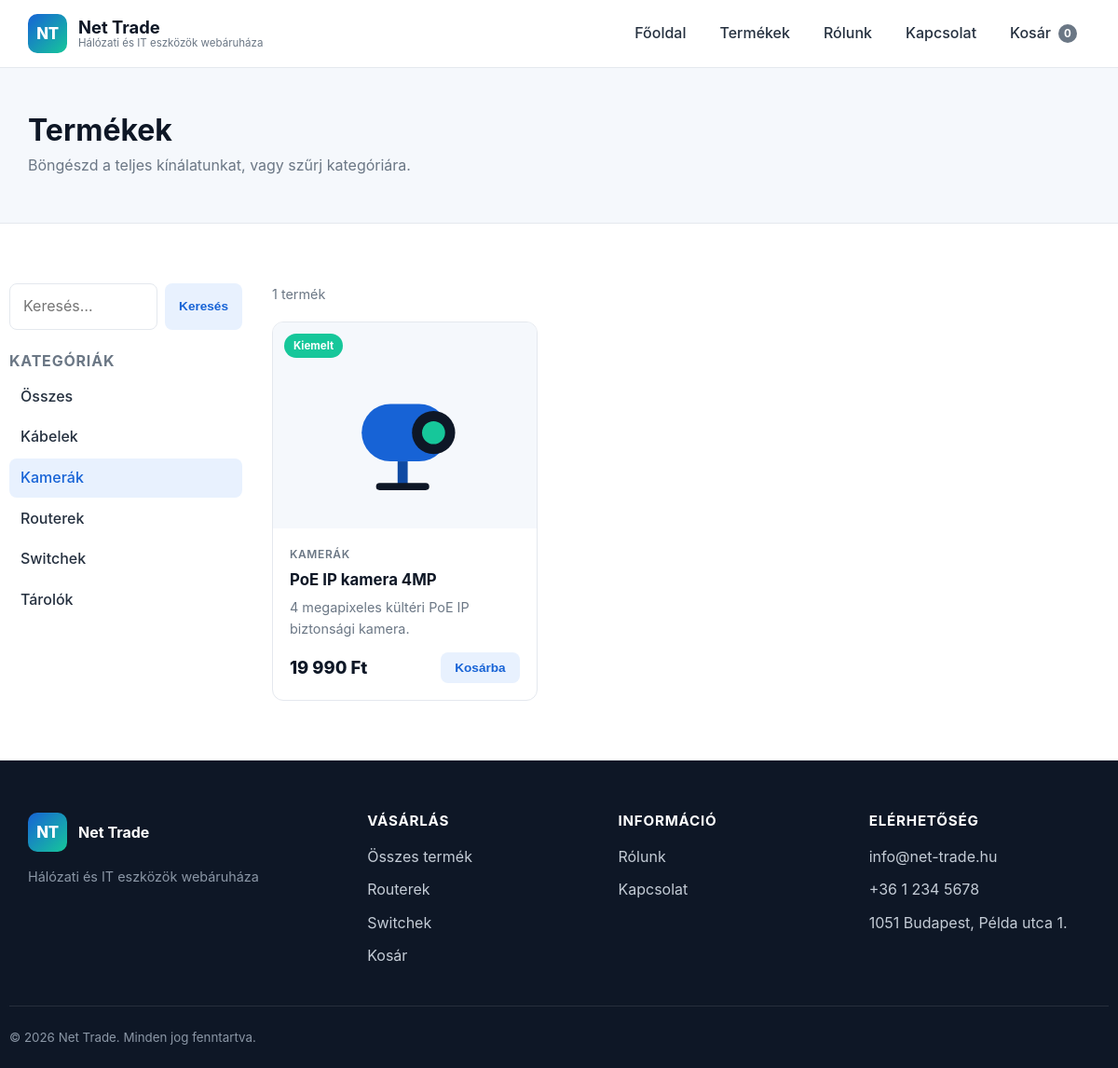
Page /termekek?kategoria=kamerak on the committed database.
### tables this page shows
CREATE TABLE IF NOT EXISTS categories (
    id    INT AUTO_INCREMENT PRIMARY KEY,
    slug  VARCHAR(80) NOT NULL UNIQUE,
    name  VARCHAR(120) NOT NULL,
    icon  VARCHAR(40) DEFAULT NULL
);

CREATE TABLE IF NOT EXISTS products (
    id          INT AUTO_INCREMENT PRIMARY KEY,
    category_id INT DEFAULT NULL,
    slug        VARCHAR(140) NOT NULL UNIQUE,
    name        VARCHAR(200) NOT NULL,
    short       VARCHAR(300) DEFAULT NULL,
    description TEXT,
    price       DECIMAL(10,2) NOT NULL DEFAULT 0,
    image       VARCHAR(140) DEFAULT 'placeholder.svg',
    stock       INT NOT NULL DEFAULT 0,
    featured    TINYINT(1) NOT NULL DEFAULT 0,
    active      TINYINT(1) NOT NULL DEFAULT 1,
    created_at  TIMESTAMP DEFAULT CURRENT_TIMESTAMP,
    CONSTRAINT fk_products_category FOREIGN KEY (category_id)
        REFERENCES categories (id) ON DELETE SET NULL
);

### app/Models/Product.php (called while the page is built, shortened)
<?php
final class Product
{
    public static function all(?string $categorySlug = null, ?string $search = null): array
    {
        $pdo = Database::getConnection();
        $sql = 'SELECT p.*, c.slug AS category_slug, c.name AS category_name
                FROM products p
                LEFT JOIN categories c ON c.id = p.category_id
                WHERE p.active = 1';
        $params = [];
        if ($categorySlug !== null) {
            $sql .= ' AND c.slug = :cat';
            $params['cat'] = $categorySlug;
        }
        $sql .= ' ORDER BY p.featured DESC, p.name ASC';
        $stmt = $pdo->prepare($sql);
        $stmt->execute($params);
        return $stmt->fetchAll();
    }
}

### public/index.php (called while the page is built, shortened)
<?php
spl_autoload_register(static function (string $class): void {
    $prefix = 'App\\';
    $relative = substr($class, strlen($prefix));
    $file = dirname(__DIR__) . '/app/' . str_replace('\\', '/', $relative) . '.php';
});
$config = require dirname(__DIR__) . '/config/config.php';
$router = new Router();
$router->get('/', static function (): string {
    return View::render('home', [
        'title'      => null,
        'categories' => Category::all(),
        'featured'   => Product::featured(),
    ]);
});
$router->get('/termekek', static function (): string {
    $cat = isset($_GET['kategoria']) ? (string) $_GET['kategoria'] : null;
    $q   = isset($_GET['kereses']) ? trim((string) $_GET['kereses']) : null;
    return View::render('products/index', [
        'title'      => 'Termékek',
        'categories' => Category::all(),
        'products'   => Product::all($cat, $q),
        'activeCat'  => $cat,
        'search'     => $q,
    ]);
});
$router->get('/termek/{slug}', static function (array $params): string {
    $product = Product::findBySlug($params['slug']);
    if ($product === null) {
        http_response_code(404);
        return View::render('errors/404', ['title' => 'A termék nem található']);
    }
    return View::render('products/show', [
        'title'   => $product['name'],
        'product' => $product,
    ]);
});
$router->get('/kosar', static function (): string {
    return View::render('cart/index', [
        'title' => 'Kosár',
        'cart'  => Cart::detailed(),
    ]);
});
$router->post('/kosar/hozzaad', static function (): string {
    $id  = (int) ($_POST['product_id'] ?? 0);
    $qty = (int) ($_POST['qty'] ?? 1);
    if ($id > 0) {
        Cart::add($id, $qty);
    }
    redirect('/kosar');
    return '';
});
$router->post('/kosar/frissit', static function (): string {
    foreach (($_POST['qty'] ?? []) as $id => $qty) {
        Cart::update((int) $id, (int) $qty);
    }
    redirect('/kosar');
    return '';
});
$router->post('/kosar/torol', static function (): string {
    Cart::remove((int) ($_POST['product_id'] ?? 0));
    redirect('/kosar');
    return '';
});
$router->get('/penztar', static function (): string {
    return View::render('cart/checkout', [
        'title' => 'Pénztár',
        'cart'  => Cart::detailed(),
    ]);
});
$router->post('/penztar', static function (): string {
    $cart = Cart::detailed();
    if (empty($cart['lines'])) {
        redirect('/kosar');
        return '';
    }
    Cart::clear();
    return View::render('cart/success', [
        'title' => 'Sikeres rendelés',
        'name'  => trim((string) ($_POST['name'] ?? '')),
    ]);
});
$router->get('/kapcsolat', static function (): string {
    return View::render('contact', ['title' => 'Kapcsolat']);
});
$router->post('/kapcsolat', static function (): string {
    return View::render('contact', [
        'title' => 'Kapcsolat',
        'sent'  => true,
        'name'  => trim((string) ($_POST['name'] ?? '')),
    ]);
});
$router->get('/rolunk', static function (): string {
    return View::render('about', ['title' => 'Rólunk']);
});
$router->dispatch($_SERVER['REQUEST_METHOD'], $_SERVER['REQUEST_URI']);

### config/config.php (called while the page is built)
<?php
return [
    'app' => [
        'name'     => getenv('APP_NAME') ?: 'Net Trade',
        'tagline'  => 'Hálózati és IT eszközök webáruháza',
        'url'      => getenv('APP_URL') ?: 'http://localhost:8000',
        'env'      => getenv('APP_ENV') ?: 'local',
        'debug'    => filter_var(getenv('APP_DEBUG') ?: 'true', FILTER_VALIDATE_BOOL),
        'currency' => 'Ft',
    ],
    'contact' => [
        'email'   => 'info@net-trade.hu',
        'phone'   => '+36 1 234 5678',
        'address' => '1051 Budapest, Példa utca 1.',
    ],
    'database' => [
        'driver'   => getenv('DB_DRIVER') ?: 'mysql',
        'host'     => getenv('DB_HOST') ?: '127.0.0.1',
        'port'     => getenv('DB_PORT') ?: '3306',
        'name'     => getenv('DB_NAME') ?: 'net_trade',
        'user'     => getenv('DB_USER') ?: 'root',
        'password' => getenv('DB_PASSWORD') ?: '',
        'charset'  => 'utf8mb4',
    ],
];

### app/Core/View.php (called while the page is built, shortened)
<?php
final class View
{
    public static function render(string $template, array $data = [], string $layout = 'main'): string
    {
        $config = require dirname(__DIR__, 2) . '/config/config.php';
        $data['config'] = $config;
        $content = self::capture("Views/{$template}", $data);
        $data['content'] = $content;
        return self::capture("Views/layouts/{$layout}", $data);
    }
    private static function capture(string $path, array $data): string
    {
        $file = dirname(__DIR__) . '/' . $path . '.php';
        extract($data, EXTR_SKIP);
        include $file;
        return (string) ob_get_clean();
    }
    public static function e(?string $value): string
    {
        return htmlspecialchars($value ?? '', ENT_QUOTES | ENT_SUBSTITUTE, 'UTF-8');
    }
    public static function price(float|int $amount, string $currency = 'Ft'): string
    {
        return number_format((float) $amount, 0, ',', ' ') . ' ' . $currency;
    }
}

### app/Models/Category.php (called while the page is built, shortened)
<?php
final class Category
{
    public static function all(): array
    {
        $pdo = Database::getConnection();
        $stmt = $pdo->query('SELECT * FROM categories ORDER BY name ASC');
        return $stmt ? $stmt->fetchAll() : self::demo();
    }
}

### app/Core/Cart.php (called while the page is built, shortened)
<?php
final class Cart
{
    public static function items(): array
    {
        return $_SESSION[self::KEY] ?? [];
    }
    public static function count(): int
    {
        return array_sum(self::items());
    }
}

### app/Views/products/index.php (the view, shortened to what this page needs)
<section class="page-head">
    <div class="container">
        <h1>Termékek</h1>
        <p>Böngészd a teljes kínálatunkat, vagy szűrj kategóriára.</p>
    </div>
</section>
<section class="section container">
    <div class="shop-layout">
        <aside class="shop-sidebar">
            <form method="get" action="/termekek" class="search-form" role="search">
                <input type="search" name="kereses" placeholder="Keresés…"
                       value="<?= View::e($search ?? '') ?>" aria-label="Keresés">
                <button type="submit" class="btn btn--small">Keresés</button>
            </form>
            <h2 class="sidebar-title">Kategóriák</h2>
            <ul class="filter-list">
                <li><a href="/termekek" class="<?= $activeCat ? '' : 'is-active' ?>">Összes</a></li>
                <?php foreach ($categories as $cat): ?>
                    <li>
                        <a href="/termekek?kategoria=<?= View::e($cat['slug']) ?>"
                           class="<?= $activeCat === $cat['slug'] ? 'is-active' : '' ?>">
                            <?= View::e($cat['name']) ?>
                        </a>
                    </li>
                <?php endforeach; ?>
            </ul>
        </aside>
        <div class="shop-main">
            <p class="result-count"><?= count($products) ?> termék</p>
            <?php if (empty($products)): ?>
                <div class="empty-state">
                    <p>Nincs a keresésnek megfelelő termék.</p>
                    <a href="/termekek" class="btn btn--ghost">Szűrők törlése</a>
                </div>
            <?php else: ?>
                <div class="product-grid">
                    <?php foreach ($products as $product): ?>
                        <?php include dirname(__DIR__) . '/partials/product-card.php'; ?>
                    <?php endforeach; ?>
                </div>
            <?php endif; ?>
        </div>
    </div>
</section>

### app/Core/Router.php (shortened to what this page needs)
<?php
final class Router
{
    private array $routes = ['GET' => [], 'POST' => []];
    public function get(string $pattern, callable $handler): void
    {
        $this->routes['GET'][$pattern] = $handler;
    }
    public function post(string $pattern, callable $handler): void
    {
        $this->routes['POST'][$pattern] = $handler;
    }
    public function dispatch(string $method, string $uri): void
    {
        $path = '/' . trim(parse_url($uri, PHP_URL_PATH) ?? '/', '/');
        $path = $path === '//' ? '/' : $path;
        foreach ($this->routes[$method] ?? [] as $pattern => $handler) {
            $regex = '#^' . preg_replace('#\{([a-z_]+)\}#', '(?P<$1>[^/]+)', $pattern) . '$#';
            if (preg_match($regex, $path, $matches)) {
                $params = array_filter($matches, 'is_string', ARRAY_FILTER_USE_KEY);
                echo $handler($params);
                return;
            }
        }
    }
}

### app/Views/partials/product-card.php (shortened to what this page needs)
<?php
$currency = $config['app']['currency'];
?>
<article class="product-card">
    <a href="/termek/<?= View::e($product['slug']) ?>" class="product-card__media">
        <img src="/assets/img/products/<?= View::e($product['image'] ?? 'placeholder.svg') ?>"
             alt="<?= View::e($product['name']) ?>" loading="lazy" width="320" height="220">
        <?php if (!empty($product['featured'])): ?>
            <span class="badge badge--featured">Kiemelt</span>
        <?php endif; ?>
    </a>
    <div class="product-card__body">
        <span class="product-card__cat"><?= View::e($product['category_name'] ?? '') ?></span>
        <h3 class="product-card__title">
            <a href="/termek/<?= View::e($product['slug']) ?>"><?= View::e($product['name']) ?></a>
        </h3>
        <p class="product-card__desc"><?= View::e($product['short'] ?? $product['description'] ?? '') ?></p>
        <div class="product-card__foot">
            <span class="price"><?= View::price((float) $product['price'], $currency) ?></span>
            <form method="post" action="/kosar/hozzaad">
                <button type="submit" class="btn btn--small">Kosárba</button>
            </form>
        </div>
    </div>
</article>

### public/assets/css/style.css (style rules this page uses)
:root { --c-primary: #1763d6; --c-primary-dark: #0f4aa3; --c-primary-light: #e8f1fe; --c-accent: #16c79a; --c-dark: #0e1726; --c-text: #25303f; --c-muted: #6b7785; --c-border: #e4e8ee; --c-bg: #ffffff; --c-bg-alt: #f5f8fc; --c-danger: #e0405a; --radius: 12px; --radius-sm: 8px; --shadow-sm: 0 1px 3px rgba(14, 23, 38, .08); --shadow: 0 8px 24px rgba(14, 23, 38, .10); --shadow-lg: 0 16px 48px rgba(14, 23, 38, .14); --container: 1180px; --font: -apple-system, BlinkMacSystemFont, "Segoe UI", Roboto, "Helvetica Neue", Arial, sans-serif; }
* { box-sizing: border-box; }
html { scroll-behavior: smooth; }
body { margin: 0; font-family: var(--font); color: var(--c-text); background: var(--c-bg); line-height: 1.6; -webkit-font-smoothing: antialiased; }
img { max-width: 100%; height: auto; display: block; }
a { color: var(--c-primary); text-decoration: none; }
h1, h2, h3, h4 { line-height: 1.2; color: var(--c-dark); margin: 0 0 .5em; }
.container { width: 100%; max-width: var(--container); margin: 0 auto; padding: 0 20px; }
.section { padding: 64px 0; }
.btn { display: inline-flex; align-items: center; justify-content: center; gap: 8px; padding: 12px 22px; border-radius: var(--radius-sm); font-weight: 600; font-size: .95rem; border: 1px solid transparent; cursor: pointer; transition: all .15s ease; text-align: center; background: var(--c-primary-light); color: var(--c-primary); }
.btn--small { padding: 8px 14px; font-size: .85rem; }
.product-grid { display: grid; grid-template-columns: repeat(auto-fill, minmax(240px, 1fr)); gap: 22px; }
.product-card { display: flex; flex-direction: column; background: #fff; border: 1px solid var(--c-border); border-radius: var(--radius); overflow: hidden; transition: transform .15s ease, box-shadow .15s ease; }
.product-card__media { position: relative; display: block; background: var(--c-bg-alt); aspect-ratio: 4 / 3; }
.product-card__media img { width: 100%; height: 100%; object-fit: contain; padding: 18px; }
.badge { position: absolute; top: 12px; left: 12px; padding: 4px 10px; border-radius: 999px; font-size: .72rem; font-weight: 700; background: var(--c-accent); color: #fff; }
.product-card__body { display: flex; flex-direction: column; gap: 8px; padding: 18px; flex: 1; }
.product-card__cat { font-size: .75rem; text-transform: uppercase; letter-spacing: .05em; color: var(--c-muted); font-weight: 600; }
.product-card__title { font-size: 1.05rem; margin: 0; }
.product-card__title a { color: var(--c-dark); }
.product-card__desc { font-size: .9rem; color: var(--c-muted); margin: 0; flex: 1; }
.product-card__foot { display: flex; align-items: center; justify-content: space-between; gap: 12px; margin-top: 6px; }
.price { font-weight: 800; font-size: 1.15rem; color: var(--c-dark); }
.page-head { background: var(--c-bg-alt); padding: 48px 0; border-bottom: 1px solid var(--c-border); }
.page-head h1 { font-size: 2rem; margin-bottom: 6px; }
.page-head p { margin: 0; color: var(--c-muted); }
.shop-layout { display: grid; grid-template-columns: 250px 1fr; gap: 32px; align-items: start; }
.shop-sidebar { position: sticky; top: 92px; }
.search-form { display: flex; gap: 8px; margin-bottom: 24px; }
.search-form input { flex: 1; min-width: 0; }
.sidebar-title { font-size: 1rem; text-transform: uppercase; letter-spacing: .05em; color: var(--c-muted); }
.filter-list { list-style: none; padding: 0; margin: 0; display: flex; flex-direction: column; gap: 2px; }
.filter-list a { display: block; padding: 8px 12px; border-radius: var(--radius-sm); color: var(--c-text); font-weight: 500; }
.filter-list a:hover, .filter-list a.is-active { background: var(--c-primary-light); color: var(--c-primary); }
.result-count { color: var(--c-muted); margin: 0 0 18px; font-size: .9rem; }
input, textarea, select { width: 100%; padding: 11px 14px; border: 1px solid var(--c-border); border-radius: var(--radius-sm); font: inherit; color: var(--c-text); background: #fff; }

### rows in the picture
categories: name "Kábelek"
categories: name "Kamerák"
categories: name "Routerek"
categories: name "Switchek"
categories: name "Tárolók"
products: image (picture), featured "Kiemelt", category.name "KAMERÁK", name "PoE IP kamera 4MP", short "4 megapixeles kültéri PoE IP biztonsági kamera.", price "19 990 Ft"
